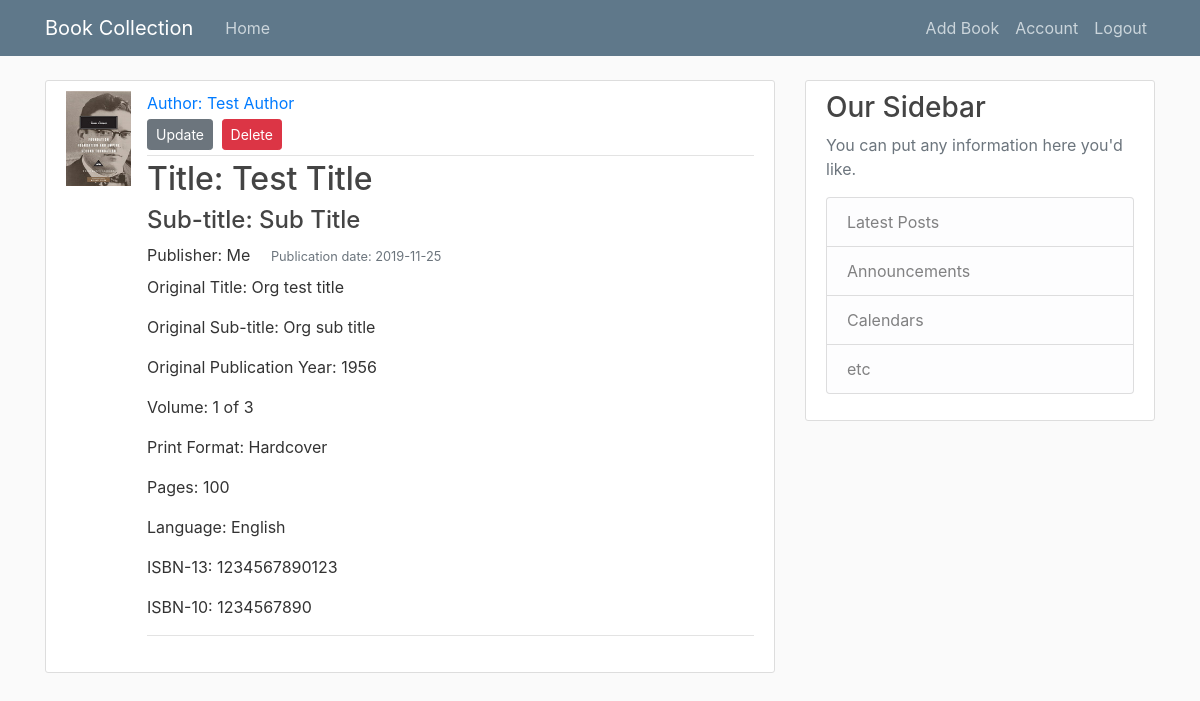
Page /book/1 (signed in) on the committed database.
### flask_collection/models.py (models this page shows, shortened)
class Book(db.Model):
    id = db.Column(db.Integer, primary_key=True)
    author = db.Column(db.String(50), nullable=False)
    title = db.Column(db.String(50), nullable=False)
    sub_title = db.Column(db.String(50))
    org_title = db.Column(db.String(50))
    org_sub_title = db.Column(db.String(50))
    volume = db.Column(db.Integer)
    publication_date = db.Column(db.DateTime)
    org_publication_year = db.Column(db.String(4))
    print_format = db.Column(db.String(20))
    pages = db.Column(db.Integer)
    publisher = db.Column(db.String(20))
    cover = db.Column(db.String(20), default='placeholder.png')
    language = db.Column(db.String(20))
    language_iso = db.Column(db.String(2))
    isbn_13 = db.Column(db.String(13))
    isbn_10 = db.Column(db.String(10))
    description = db.Column(db.Text)

### flask_collection/routes.py (the view)
@app.route('/book/<book_id>')
@login_required
def view_book(book_id):
    book = Book.query.get_or_404(book_id)
    return render_template('book.html', title=book.title, book=book)

### flask_collection/models.py (called while the page is built)
@login_manager.user_loader
def load_user(user_id):
    return User.query.get(int(user_id))

### flask_collection/templates/book.html (shortened to what this page needs)
{% extends "layout.html" %}
{% block content %}
  <article class="media content-section">
    <img class="article-img" src="{{ url_for('static', filename='cover_images/' + book.cover) }}" alt="{{ book.cover }}">
    <div class="media-body">
      <div class="article-metadata">
        <a class="mr-2" href="#">Author: {{ book.author }}</a>
        <div>
          <a class="btn btn-secondary btn-sm mt-1 mb-1" href="{{ url_for('update_book', book_id=book.id) }}">Update</a>
          <button type="button" class="btn btn-danger btn-sm m-1" data-toggle="modal" data-target="#deleteModal">Delete</button>
        </div>
      </div>
      <h2 class="article-title">Title: {{ book.title }}</h2>
      {% if book.sub_title %}
          <h4 class="article-subtitle">Sub-title: {{ book.sub_title }}</h4>
      {% endif %}
      <p class="article-publisher">Publisher: {{ book.publisher }}
        <small class="article-publication-date text-muted pl-3">Publication date: {{ book.publication_date.strftime('%Y-%m-%d') }}</small>
      </p>
      {% if book.org_title %}
        <p>Original Title: {{ book.org_title }}</p>
      {% endif %}
      {% if book.org_sub_title %}
          <p>Original Sub-title: {{ book.org_sub_title }}</p>
      {% endif %}
      <p>Original Publication Year: {{ book.org_publication_year }}</p>
      <p>Volume: {{ book.volume }}</p>
      <p>Print Format: {{ book.print_format }}</p>
      <p>Pages: {{ book.pages }}</p>
      <p>Language: {{ book.language }}</p>
      <p>ISBN-13: {{ book.isbn_13 }}</p>
      <p>ISBN-10: {{ book.isbn_10 }}</p>
      <p class="article-description">{{ book.description }}</p>
    </div>
  </article>
{% endblock content %}

### flask_collection/templates/layout.html (shortened to what this page needs)
<!DOCTYPE html>
<html lang="en">
<head>
    <link rel="stylesheet" href="https://stackpath.bootstrapcdn.com/bootstrap/4.3.1/css/bootstrap.min.css">
    <link rel="stylesheet" type="text/css" href="{{ url_for('static', filename='main.css') }}">
</head>
<body>
    <header class="site-header">
        <nav class="navbar navbar-expand-md navbar-dark bg-steel fixed-top">
            <div class="container">
                <a class="navbar-brand mr-4" href="/">Book Collection</a>
                <div class="collapse navbar-collapse" id="navbarToggle">
                    <div class="navbar-nav mr-auto">
                        <a class="nav-item nav-link" href="{{ url_for('home') }}">Home</a>
                    </div>
                    <div class="navbar-nav">
                        {% if current_user.is_authenticated %}
                            <a class="nav-item nav-link" href="{{ url_for('add_book') }}">Add Book</a>
                            <a class="nav-item nav-link" href="{{ url_for('account') }}">Account</a>
                            <a class="nav-item nav-link" href="{{ url_for('logout') }}">Logout</a>
                        {% else %}
                            <a class="nav-item nav-link" href="{{ url_for('login') }}">Login</a>
                            <a class="nav-item nav-link" href="{{ url_for('register') }}">Register</a>
                        {% endif %}
                    </div>
                </div>
            </div>
        </nav>
    </header>
    <main role="main" class="container">
        <div class="row">
            <div class="col-md-8">
            {% block content %}{% endblock %}
            </div>
            <div class="col-md-4">
                <div class="content-section">
                    <h3>Our Sidebar</h3>
                    <p class='text-muted'>You can put any information here you'd like.
                        <ul class="list-group">
                            <li class="list-group-item list-group-item-light">Latest Posts</li>
                            <li class="list-group-item list-group-item-light">Announcements</li>
                            <li class="list-group-item list-group-item-light">Calendars</li>
                            <li class="list-group-item list-group-item-light">etc</li>
                        </ul>
                    </p>
                </div>
            </div>
        </div>
    </main>
</body>
</html>

### flask_collection/static/main.css (style rules this page uses)
body { background: #fafafa; color: #333333; margin-top: 5rem; }
h1, h2, h3, h4, h5, h6 { color: #444444; }
.bg-steel { background-color: #5f788a; }
.site-header .navbar-nav .nav-link { color: #cbd5db; }
.content-section { background: #ffffff; padding: 10px 20px; border: 1px solid #dddddd; border-radius: 3px; margin-bottom: 20px; }
.article-title { color: #444444; }
.article-description { padding-top: 10px; border-top: 1px solid #e3e3e3 }
.article-img { height: 95px; width: 65px; margin-right: 16px; }
.article-metadata { padding-bottom: 1px; margin-bottom: 4px; border-bottom: 1px solid #e3e3e3 }
.article-publication-date { padding-bottom: 4px; }
.article-publisher { margin-bottom: 4px; padding-bottom: 4px; }

### rows in the picture
Book: cover (picture), author "Test Author", title "Test Title", sub_title "Sub Title", publisher "Me", publication_date "2019-11-25", org_title "Org test title", org_sub_title "Org sub title", org_publication_year "1956", volume "1 of 3", print_format "Hardcover", pages "100", language "English", isbn_13 "1234567890123", isbn_10 "1234567890"
